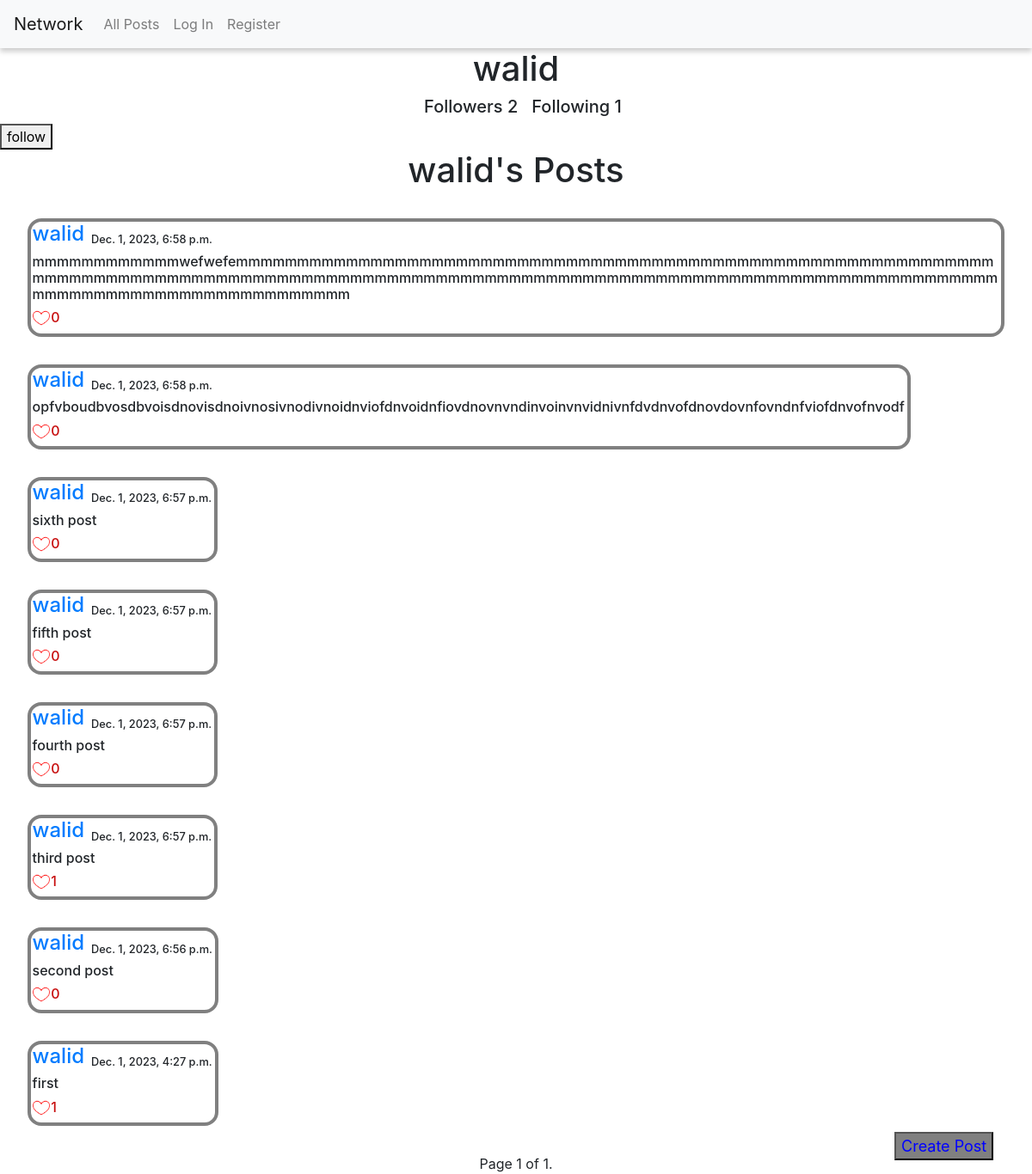
The app's page /users/walid with its own data.
### network/models.py (models this page shows)
class User(AbstractUser):
    pass

class Posts(models.Model):
    creator = models.ForeignKey(User, on_delete=models.CASCADE)
    contents = models.CharField(max_length=300)
    date_created = models.DateTimeField(auto_now_add=True)
    likes_num = models.IntegerField(default=0)

### network/views.py (the view, shortened to what this page needs)
# urls.py: path("users/<str:profile>", views.profile, name="profile"),
def profile(request, profile):
    likes = Likes.objects.all()
    liked_posts = []
    try:
        for like in likes:
            if like.user.id == request.user.id:
                liked_posts.append(like.post.id)
    except:
        liked_posts = []
    cur_profile = User.objects.get(username=profile)
    user_posts = Posts.objects.filter(creator=cur_profile.id).all().order_by('-id')
    follow_num = cur_profile.following.all().order_by('id')
    following_num = cur_profile.followers.all().order_by('id')
    paginator = Paginator(user_posts, 10)
    page_number = request.GET.get('page')
    page_obj = paginator.get_page(page_number)
    try:
        follow_user = Followers.objects.get(following=cur_profile, followers=request.user)
    except (TypeError,ObjectDoesNotExist):
        return render(request, "network/profile.html", {
        "profile": profile,
        "cur_profile": cur_profile,
        "posts": user_posts,
        "follow_num": follow_num.count(),
        "following_num": following_num.count(),
        "btn": "follow",
        "title": f"{cur_profile.username}'s Posts",
        "liked_posts": liked_posts,
        "page_obj": page_obj
    })

### network/templates/network/profile.html (shortened to what this page needs)
{% extends "network/index.html" %}
{% block profile %}
<h1 id="all_posts">{{cur_profile}}</h1>
<div id="all_posts"><h5 id="follow">Followers {{follow_num}}</h5>
    <h5 id="follow">Following {{following_num}}</h5></div>
    {% if user == cur_profile %}
    {% else %}
    {% if btn %}
    <a href="{% url 'follow' cur_profile %}"><button>follow</button></a>
    {% else %}
    <a href="{% url 'unfollow' cur_profile %}"><button>unfollow</button></a>
    {% endif %}
    {% endif %}
{% endblock%}

### network/templates/network/index.html (shortened to what this page needs)
{% extends "network/layout.html" %}
{% load static %}
{% block body %}
{% block profile %}
{% endblock profile %}
        {% if posts %}
        <h1 id="all_posts">{{title}}</h1>
        {% for post in page_obj %}
        <div id="post_content">
            <div id="creator_post">
                <h4 id="creator"><a href="{% url "profile" post.creator %}">{{ post.creator }}</a></h4>
                <h5 id="date">{{ post.date_created }}</h5></div>
            <div id="div{{post.id}}"><h6 id="post{{post.id}}">{{ post.contents }}</h6><textarea class="text" name="contents" id="text{{post.id}}"></textarea></div>
            <div id="creator_post">
            {% if post.id in liked_posts %}
            <img data-id={{post.id}} id="image{{post.id}}" class="image" src={% static "network/like.png" %} alt="liked">
            <h6 data-id={{post.id}} class="likes_num" id="likes{{post.id}}">{{ post.liked_post.count }}</h6>
            {% else %}
            <img data-id={{post.id}} id="image{{post.id}}" class="image" src={% static "network/unlike.png" %} alt="unlike">
            <h6 data-id={{post.id}} class="likes_num" id="likes{{post.id}}">{{post.liked_post.count}}</h6>{% endif %}
                <button class="save_btn" id="save_btn{{post.id}}" data-id={{post.id}} >Save</button></div>
            </div>
        </div>
        {% endfor %}
        <div class="pagination">
            <span class="step-links">
                <span class="current">
                    Page {{ page_obj.number }} of {{ page_obj.paginator.num_pages }}.
                </span>
            </span>
        </div>
        {% else %}
        <h1>No posts</h1>
        {% endif %}
    <div id="create_post"><button id="create_post_btn"><a id="create_post_btn" href="{% url 'create_post' %}">Create Post</a></button></div>
{% endblock %}

### network/static/network/styles.css (style rules this page uses)
.image { width: 1.25rem; height: 1.25rem; }
#create_post { width: 9rem; font-size: large; right: 1rem; bottom: 1rem; position: fixed; }
#create_post_btn { background-color: grey; color: blue; }
#all_posts { display: flex; justify-content: center; }
#post_content { margin: 2rem; border: 0.3rem solid; border-radius: 1rem; border-color: grey; max-width: fit-content; white-space: normal; word-wrap: break-word; }
#creator_post { display: flex; margin-left: 0.1rem; }
#date { display: flex; flex-direction: column-reverse; font-size: 0.8rem; margin-left: 0.5rem; margin-right: 0.2rem; }
h6 { margin-left: 0.1rem; margin-right: 0.2rem; }
.likes_num { color: #c70e0e; }
#creator { color: #2f2ffb; }
#follow { margin-left: 1rem; }
.pagination { display: flex; justify-content: center; }

### records on screen
User: username "walid"
Posts: creator "walid", date_created "Dec. 1, 2023, 6:58 p.m.", contents "mmmmmmmmmmmmwefwefemmmmmmmmmmmmmmmmmmmmmmmmmmmmmmmmmmmmmmmmmmmmmmmmmmmmmmmmmmmmmmmmmmmmmmmmmmmmmmmmmmmmmmmmmmmmmmmmmmmmmmmmmmmmmmmmmmmmmmmmmmmmmmmmmmmmmmmmmmmmmmmmmmmmmmmmmmmmmmmmmmmmmmm", liked_post.count "0"
Posts: creator "walid", date_created "Dec. 1, 2023, 6:58 p.m.", contents "opfvboudbvosdbvoisdnovisdnoivnosivnodivnoidnviofdnvoidnfiovdnovnvndinvoinvnvidnivnfdvdnvofdnovdovnfovndnfviofdnvofnvodf", liked_post.count "0"
Posts: creator "walid", date_created "Dec. 1, 2023, 6:57 p.m.", contents "sixth post", liked_post.count "0"
Posts: creator "walid", date_created "Dec. 1, 2023, 6:57 p.m.", contents "fifth post", liked_post.count "0"
Posts: creator "walid", date_created "Dec. 1, 2023, 6:57 p.m.", contents "fourth post", liked_post.count "0"
Posts: creator "walid", date_created "Dec. 1, 2023, 6:57 p.m.", contents "third post", liked_post.count "1"
Posts: creator "walid", date_created "Dec. 1, 2023, 6:56 p.m.", contents "second post", liked_post.count "0"
Posts: creator "walid", date_created "Dec. 1, 2023, 4:27 p.m.", contents "first", liked_post.count "1"

### other values on screen
{{ follow_num }} "2"
{{ following_num }} "1"
{{ title }} "walid's Posts"
{{ page_obj.number }} "1"
{{ page_obj.paginator.num_pages }} "1"
